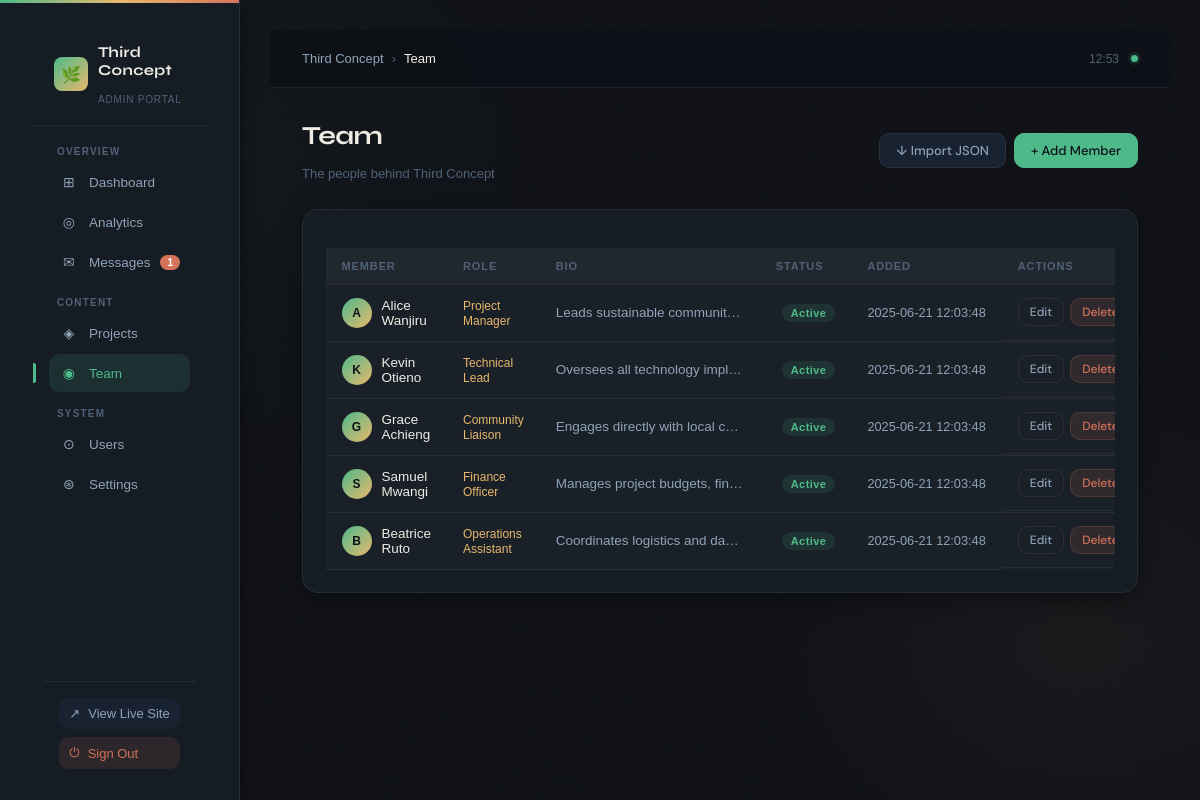
Screenshot of /admin/team (signed in) with the database file from the repository.
### tables this page shows
CREATE TABLE team_members
                 (id INTEGER PRIMARY KEY AUTOINCREMENT,
                  name TEXT NOT NULL,
                  role TEXT NOT NULL,
                  bio TEXT,
                  avatar TEXT,
                  is_active BOOLEAN DEFAULT 1,
                  created_at TIMESTAMP DEFAULT CURRENT_TIMESTAMP);

### admin_routes.py (the view)
@app.route('/admin/team')
@admin_required
def admin_team():
    conn = sqlite3.connect('third_concept.db')
    c = conn.cursor()
    c.execute("SELECT * FROM team_members ORDER BY created_at DESC")
    team_members = c.fetchall()
    c.execute("SELECT COUNT(*) FROM contact_submissions WHERE status = 'new'")
    new_messages = c.fetchone()[0]
    conn.close()
    return render_template('admin_team.html', new_messages=new_messages, team_members=team_members)

### admin_routes.py (called while the page is built)
def admin_required(f):
    @wraps(f)
    def decorated_function(*args, **kwargs):
        if 'user_id' not in session:
            return redirect(url_for('admin_login'))
        conn = sqlite3.connect('third_concept.db')
        c = conn.cursor()
        c.execute("SELECT role FROM users WHERE id = ?", (session['user_id'],))
        user = c.fetchone()
        conn.close()
        if not user or user[0] != 'admin':
            flash('Admin access required.', 'error')
            return redirect(url_for('admin_login'))
        return f(*args, **kwargs)
    return decorated_function

def get_site_settings():
    conn = sqlite3.connect('third_concept.db')
    c = conn.cursor()
    c.execute("SELECT key, value FROM site_settings")
    settings = dict(c.fetchall())
    conn.close()
    return settings

@app.context_processor
def inject_current_year():
    return {'current_year': datetime.now().year}

@app.context_processor
def inject_site_settings():
    return {'site_settings': get_site_settings()}

### templates/admin_team.html (shortened to what this page needs)
{% extends 'admin_base.html' %}
{% block breadcrumb %}Team{% endblock %}
{% block content %}
<div class="dashboard-header">
    <div><h1>Team</h1><p style="font-size:13px;color:var(--text-muted);margin-top:4px">The people behind Third Concept</p></div>
    <div class="button-group">
        <a href="{{ url_for('admin_team_import') }}" class="btn btn-secondary">↓ Import JSON</a>
        <a href="{{ url_for('admin_team_new') }}" class="btn btn-primary">+ Add Member</a>
    </div>
</div>
{% if team_members %}
<div class="dashboard-card">
    <div class="table-container">
        <table class="admin-table">
            <thead><tr><th>Member</th><th>Role</th><th>Bio</th><th>Status</th><th>Added</th><th>Actions</th></tr></thead>
            <tbody>
                {% for member in team_members %}
                <tr>
                    <td>
                        <div class="user-info">
                            <div class="user-avatar">{{ member[1][0].upper() }}</div>
                            <span style="color:var(--text-primary);font-weight:500">{{ member[1] }}</span>
                        </div>
                    </td>
                    <td><span style="font-size:12px;color:var(--gold)">{{ member[2] }}</span></td>
                    <td class="subject-cell"><span class="subject-text">{{ member[3] }}</span></td>
                    <td>{% if member[5] %}<span class="badge badge-active">Active</span>{% else %}<span class="badge badge-inactive">Inactive</span>{% endif %}</td>
                    <td class="date-cell">{{ member[6] }}</td>
                    <td class="action-buttons">
                        <a href="{{ url_for('admin_team_edit', member_id=member[0]) }}" class="btn btn-sm btn-outline">Edit</a>
                        <form action="{{ url_for('admin_team_delete', member_id=member[0]) }}" method="POST" style="display:inline">
                            <button type="submit" class="btn btn-sm btn-danger" onclick="return confirm('Remove this team member?')">Delete</button>
                        </form>
                    </td>
                </tr>
                {% endfor %}
            </tbody>
        </table>
    </div>
</div>
{% else %}
<div class="dashboard-card"><div class="empty-state"><span class="empty-icon">◉</span><h4>No team members yet</h4><p>Add your first team member to showcase the people driving your mission.</p></div></div>
{% endif %}
{% endblock %}

### static/css/admin_dashboard.css (style rules this page uses)
* { margin: 0; padding: 0; box-sizing: border-box; }
body.admin-dashboard { font-family: 'Poppins', sans-serif; background: #0f1117; color: #f0f0f0; min-height: 100vh; display: flex; flex-direction: column; }
.btn { padding: 0.5rem 1rem; border: none; border-radius: 6px; cursor: pointer; font-weight: 500; text-decoration: none; display: inline-block; transition: all 0.3s ease; }
.btn-secondary { background: #333849; color: #f0f0f0; }
.btn-danger { background: #ff3e55; color: #fff; }
.badge { background: #ff3e55; color: #fff; border-radius: 50px; padding: 0.2rem 0.6rem; font-size: 0.8rem; margin-left: 0.4rem; }
h1, h2, h3, h4 { margin-bottom: 1rem; }
a { transition: color 0.3s ease; }
.dashboard-header { display: flex; justify-content: space-between; align-items: center; margin-bottom: 2rem; }
.dashboard-header h1 { font-size: 2rem; font-weight: 600; color: #f0f0f0; }
.dashboard-card { background: rgba(255, 255, 255, 0.03); border: 1px solid rgba(255, 255, 255, 0.05); border-radius: 1rem; padding: 1.5rem; box-shadow: 0 6px 20px rgba(0,0,0,0.4); }
.admin-table { width: 100%; border-collapse: collapse; margin-top: 1rem; background: rgba(255, 255, 255, 0.02); }
.admin-table th, .admin-table td { padding: 0.9rem 1rem; border-bottom: 1px solid rgba(255, 255, 255, 0.05); text-align: left; color: #e0e0e0; }
.admin-table th { background: rgba(255, 255, 255, 0.03); font-weight: 600; }
.subject-cell { max-width: 180px; white-space: nowrap; overflow: hidden; text-overflow: ellipsis; }
.date-cell { font-size: 0.85rem; color: #ccc; }

### rows the page displays
team_members: name "A", name "Alice Wanjiru", role "Project Manager", bio "Leads sustainable communit…", is_active "Active", created_at "2025-06-21 12:03:48"
team_members: name "K", name "Kevin Otieno", role "Technical Lead", bio "Oversees all technology impl…", is_active "Active", created_at "2025-06-21 12:03:48"
team_members: name "G", name "Grace Achieng", role "Community Liaison", bio "Engages directly with local c…", is_active "Active", created_at "2025-06-21 12:03:48"
team_members: name "S", name "Samuel Mwangi", role "Finance Officer", bio "Manages project budgets, fin…", is_active "Active", created_at "2025-06-21 12:03:48"
team_members: name "B", name "Beatrice Ruto", role "Operations Assistant", bio "Coordinates logistics and da…", is_active "Active", created_at "2025-06-21 12:03:48"

### other values shown
{{ new_messages }} "1"
